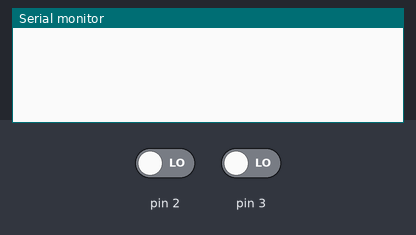
This sketch was run on a simulated Arduino Uno, built with avr-gcc and run on an emulated ATmega328P. On the bench: the last lines printed to the serial monitor. Inputs (shaded band) come from the test bench; at power-on: pin 2 LOW, pin 3 LOW.

Above: at 1.2 s.
1.3 s: pin 2 driven HIGH
At 2.5 s:
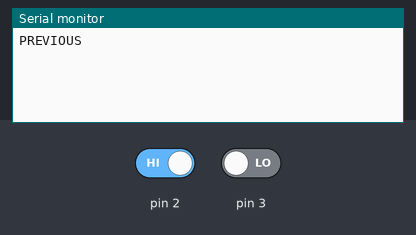
2.8 s: pin 3 driven HIGH
At 3.7 s:
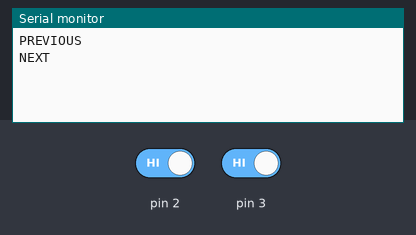

Measured:
- after the input at 1.3 s, the serial monitor: prints a new line after 0.05 s (image 1)
- after the input at 2.8 s, the serial monitor: prints a new line after 0.05 s (image 2)

The sketch:

pruebaPulsadores.ino
```cpp
void setup() {
  attachInterrupt(0, previousMagnitude, RISING);
  attachInterrupt(1, nextMagnitude, RISING);
  Serial.begin(9600);
}

void previousMagnitude() { //inicializa timer y conserva cuenta anterior en count
  detachInterrupt(0);
  detachInterrupt(1);
  delay(10000);
  Serial.println("PREVIOUS");
  attachInterrupt(0, previousMagnitude, RISING);
  attachInterrupt(1, nextMagnitude, RISING);
}

void nextMagnitude() { //inicializa timer y conserva cuenta anterior en count
  detachInterrupt(0);
  detachInterrupt(1);
  delay(10000);
  Serial.println("NEXT");
  attachInterrupt(0, previousMagnitude, RISING);
  attachInterrupt(1, nextMagnitude, RISING);

}

void loop() {


}
```
